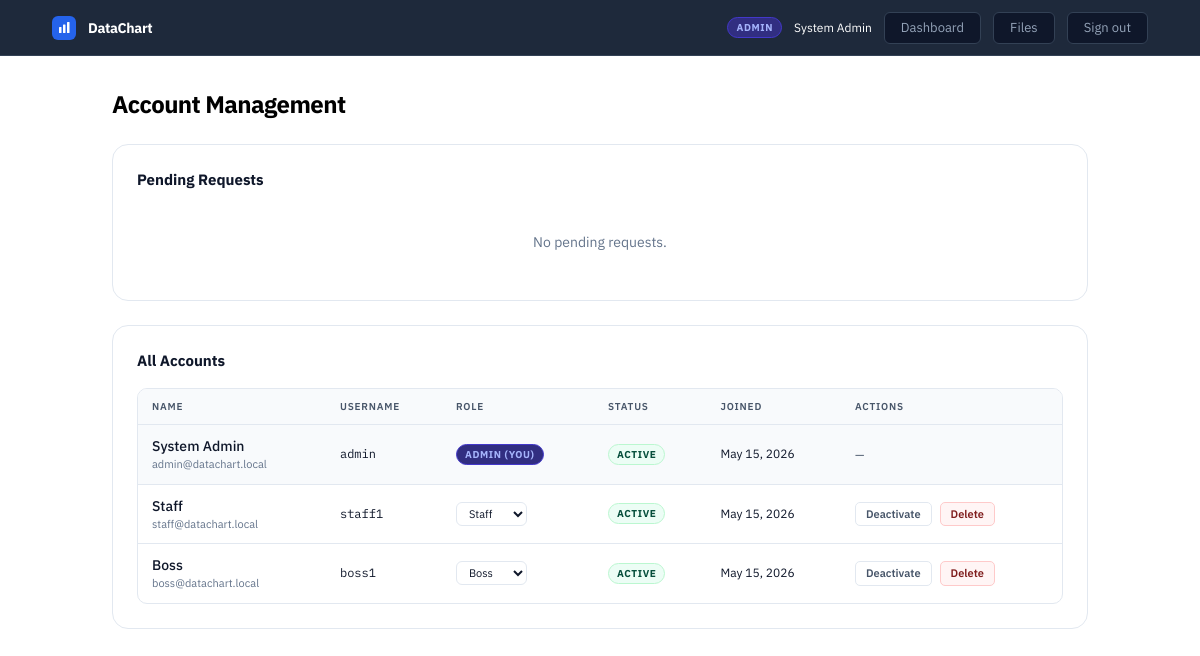
/admin.php (signed in), run on the app's committed database.
### tables this page shows
CREATE TABLE `users` (
  `id` int unsigned NOT NULL AUTO_INCREMENT,
  `username` varchar(64) NOT NULL,
  `email` varchar(128) NOT NULL,
  `password` varchar(255) NOT NULL,
  `full_name` varchar(128) NOT NULL DEFAULT '',
  `first_name` varchar(64) NOT NULL DEFAULT '',
  `middle_name` varchar(64) NOT NULL DEFAULT '',
  `last_name` varchar(64) NOT NULL DEFAULT '',
  `role_id` tinyint unsigned NOT NULL DEFAULT '3',
  `status` enum('pending','active','inactive') NOT NULL DEFAULT 'pending',
  `created_at` datetime NOT NULL DEFAULT CURRENT_TIMESTAMP,
  PRIMARY KEY (`id`),
  UNIQUE KEY `username` (`username`),
  UNIQUE KEY `email` (`email`),
  KEY `role_id` (`role_id`),
  CONSTRAINT `users_ibfk_1` FOREIGN KEY (`role_id`) REFERENCES `roles` (`id`)
);

### includes/db.php (called while the page is built, shortened)
<?php
function currentUser(): ?array {
    return $_SESSION['user'] ?? null;
}

### admin.php (the view, shortened to what this page needs)
<?php
require_once 'includes/db.php';
$user = currentUser();
$pdo  = getPDO();
$pending = $pdo->query(
    "SELECT u.*, r.name AS role FROM users u JOIN roles r ON r.id=u.role_id
      WHERE u.status='pending' ORDER BY u.created_at ASC"
)->fetchAll();
$active = $pdo->query(
    "SELECT u.*, r.name AS role FROM users u JOIN roles r ON r.id=u.role_id
      WHERE u.status IN ('active','inactive') ORDER BY u.role_id, u.username ASC"
)->fetchAll();
$token = csrfToken();
?>
<!DOCTYPE html>
<html lang="en" data-theme="light" class="bg-white">
<head>
  <script src="https://cdn.tailwindcss.com"></script>
  <link rel="stylesheet" href="css/admin.css" />
</head>
<body class="min-h-screen bg-white text-black font-sans">
  <header id="navbar" class="sticky top-0 z-50 border-b border-transparent bg-brand-900 text-white backdrop-blur-sm">
    <div class="max-w-6xl mx-auto px-7 py-3 flex items-center gap-3">
      <div class="w-6 h-6 rounded-md bg-brand-600 flex items-center justify-center flex-shrink-0">
        <svg width="13" height="13" viewBox="0 0 13 13" fill="none">
          <rect x="1" y="6" width="2.5" height="6" fill="white" rx="0.5"/>
          <rect x="5" y="3.5" width="2.5" height="8.5" fill="white" rx="0.5"/>
          <rect x="9" y="1" width="2.5" height="11" fill="white" rx="0.5"/>
        </svg>
      </div>
      <span class="font-bold text-sm tracking-tight">DataChart</span>
      <div class="ml-auto flex items-center gap-3">
        <span class="role-badge role-admin">Admin</span>
        <span class="text-white text-xs hidden sm:inline"><?= htmlspecialchars($user['full_name']) ?></span>
        <a href="dashboard.php" class="nav-link-btn">Dashboard</a>
        <a href="staff.php" class="nav-link-btn">Files</a>
        <a href="logout.php" class="logout-trigger nav-link-btn">Sign out</a>
      </div>
    </div>
  </header>
  <main class="max-w-5xl mx-auto px-6 py-8">
    <h1 class="text-2xl font-extrabold tracking-tight mb-6">Account Management</h1>
    <div class="card mb-6">
      <div class="flex items-center gap-3 mb-4">
        <h2 class="section-title">Pending Requests</h2>
      </div>
      <?php if (empty($pending)): ?>
        <p class="text-slate-500 text-sm text-center py-6">No pending requests.</p>
      <?php endif; ?>
    </div>
    <div class="card">
      <h2 class="section-title mb-4">All Accounts</h2>
      <div class="table-wrap">
        <table class="data-table">
          <thead>
            <tr>
              <th>Name</th>
              <th>Username</th>
              <th>Role</th>
              <th>Status</th>
              <th>Joined</th>
              <th>Actions</th>
            </tr>
          </thead>
          <tbody>
            <?php foreach ($active as $u): ?>
              <tr class="<?= (int)$u['id']===(int)$user['id'] ? 'row-self' : '' ?>">
                <td>
                  <div>
                    <div class="font-medium text-sm"><?= htmlspecialchars($u['full_name'] ?: $u['username']) ?></div>
                    <div class="text-slate-500 text-[11px]"><?= htmlspecialchars($u['email']) ?></div>
                  </div>
                </td>
                <td class="text-slate-400 text-xs font-mono"><?= htmlspecialchars($u['username']) ?></td>
                <td>
                  <?php if ((int)$u['id'] !== (int)$user['id']): ?>
                    <form method="POST" class="inline flex items-center gap-1">
                      <select name="new_role_id" onchange="this.form.submit()" class="role-select">
                        <option value="2" <?= $u['role']==='staff'?'selected':'' ?>>Staff</option>
                        <option value="3" <?= $u['role']==='boss'?'selected':'' ?>>Boss</option>
                      </select>
                    </form>
                  <?php else: ?>
                    <span class="role-badge role-admin">Admin (you)</span>
                  <?php endif; ?>
                </td>
                <td>
                  <span class="status-badge status-<?= $u['status'] ?>">
                    <?= ucfirst($u['status']) ?>
                  </span>
                </td>
                <td class="text-slate-400 text-xs"><?= date('M j, Y', strtotime($u['created_at'])) ?></td>
                <td>
                  <?php if ((int)$u['id'] !== (int)$user['id']): ?>
                    <div class="flex gap-2 flex-wrap">
                      <?php if ($u['status'] === 'inactive' || $u['status'] === 'pending'): ?>
                        <form method="POST" class="inline">
                          <input type="hidden" name="csrf_token" value="<?= $token ?>">
                          <input type="hidden" name="action" value="activate">
                          <input type="hidden" name="user_id" value="<?= $u['id'] ?>">
                          <button class="btn-sm btn-blue">Activate</button>
                        </form>
                      <?php else: ?>
                        <form method="POST" class="inline">
                          <button class="btn-sm btn-ghost">Deactivate</button>
                        </form>
                      <?php endif; ?>
                      <form method="POST" class="inline" onsubmit="return confirm('Permanently delete this account?')">
                        <button class="btn-sm btn-red">Delete</button>
                      </form>
                    </div>
                  <?php else: ?>
                    <span class="text-slate-600 text-xs">—</span>
                  <?php endif; ?>
                </td>
              </tr>
            <?php endforeach; ?>
          </tbody>
        </table>
      </div>
    </div>
  </main>
</body>
</html>

### css/admin.css (style rules this page uses)
*, *::before, *::after { box-sizing: border-box; }
body { font-family: 'IBM Plex Sans', sans-serif; -webkit-font-smoothing: antialiased; background: #ffffff; color: #0f172a; }
#navbar { height: 56px; background: #1e293b; border-bottom: 1px solid #334155; }
header { height: 56px; }
.card { background: #ffffff; border: 1px solid #e2e8f0; border-radius: 16px; padding: 1.5rem; }
.section-title { font-size: 15px; font-weight: 700; color: #0f172a; }
.nav-link-btn { border: 1px solid #334155; color: #94a3b8; border-radius: 6px; padding: 5px 16px; font-size: 13px; text-decoration: none; transition: all 0.15s; font-family: 'IBM Plex Sans', sans-serif; cursor: pointer; background: #0f172a; }
.role-badge { display: inline-block; font-size: 10px; font-weight: 700; letter-spacing: 0.06em; padding: 2px 8px; border-radius: 20px; text-transform: uppercase; }
.role-admin { background: #312e81; color: #a5b4fc; border: 1px solid #4338ca; }
.status-badge { display: inline-block; font-size: 10px; font-weight: 700; letter-spacing: 0.06em; padding: 2px 8px; border-radius: 20px; text-transform: uppercase; }
.status-active { background: #ecfdf5; color: #064e3b; border: 1px solid #bbf7d0; }
.table-wrap { overflow-x: auto; border-radius: 10px; border: 1px solid #e2e8f0; }
.data-table { width: 100%; border-collapse: collapse; font-size: 13px; }
.data-table thead { background: #f8fafc; }
.data-table th { padding: 10px 14px; text-align: left; font-size: 10px; text-transform: uppercase; letter-spacing: 0.08em; color: #475569; font-weight: 600; white-space: nowrap; }
.data-table td { padding: 11px 14px; border-top: 1px solid #e2e8f0; color: #0f172a; vertical-align: middle; }
.row-self td { background: #f8fafc !important; }
.btn-sm { display: inline-flex; align-items: center; justify-content: center; font-size: 11px; font-weight: 600; font-family: 'IBM Plex Sans', sans-serif; border-radius: 5px; padding: 3px 10px; cursor: pointer; border: 1px solid transparent; transition: all 0.15s; white-space: nowrap; }
.btn-red { background: #fff5f5; color: #7f1d1d; border-color: #fecaca; }
.btn-ghost { background: #ffffff; color: #475569; border-color: #e2e8f0; }
.role-select { background: #ffffff; border: 1px solid #e2e8f0; color: #0f172a; border-radius: 6px; padding: 3px 8px; font-size: 11px; font-family: 'IBM Plex Sans', sans-serif; cursor: pointer; outline: none; }

### data on the page
users: full_name "System Admin", email "admin@datachart.local", username "admin", shows "ADMIN (YOU)", status "ACTIVE", created_at "May 15, 2026"
users: full_name "Staff", email "staff@datachart.local", username "staff1", status "ACTIVE", created_at "May 15, 2026"
users: full_name "Boss", email "boss@datachart.local", username "boss1", status "ACTIVE", created_at "May 15, 2026"
